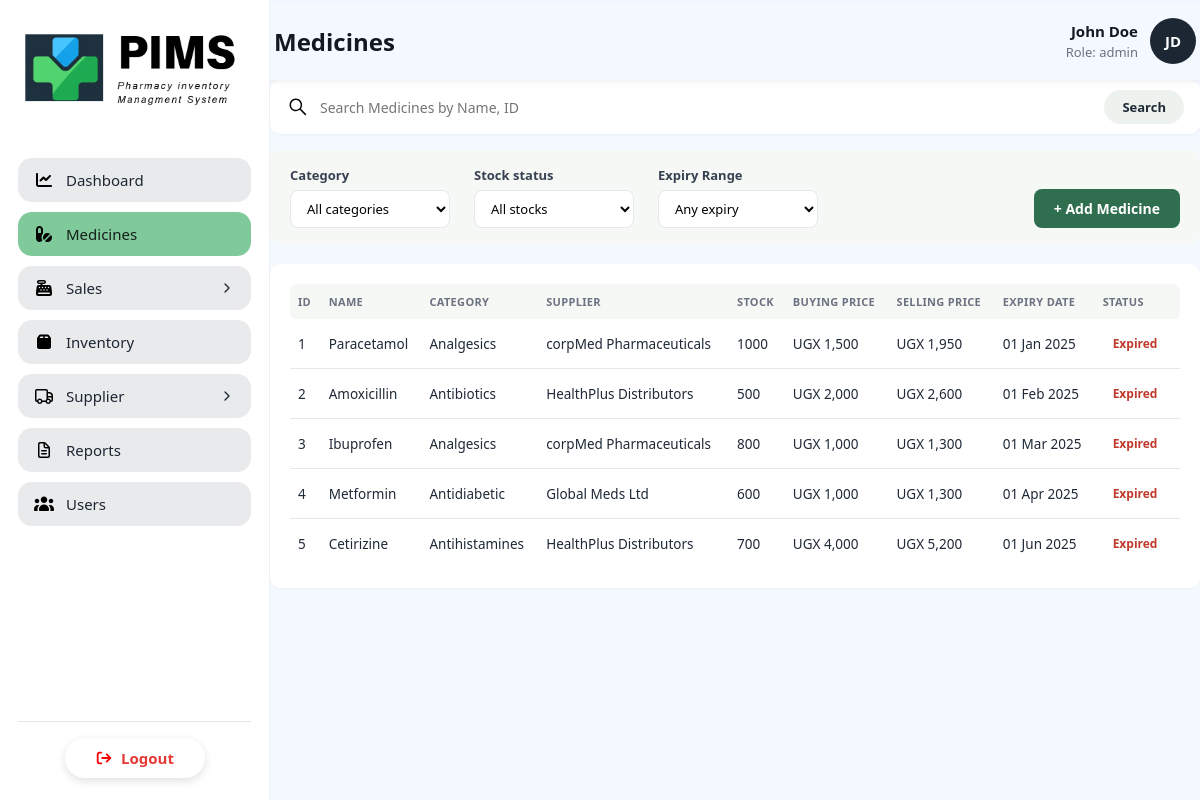
The page /medicines.php (signed in) on the database its author committed.
### tables this page shows
create table medicines(
    medicineId int auto_increment primary key,
    medicineName varchar(100) not null,
    barcode varchar(50) unique,
    categoryId int ,
    supplierId int,
    price decimal(10,2),
    sellingPrice decimal(10,2),
    quantity int,
    manufactureDate date,
    expiryDate date,
    minStock int,
    foreign key (categoryId) references categories(categoryId),
    foreign key (supplierId) references suppliers(supplierId)
);

create table categories(
    categoryId int auto_increment primary key,
    categoryName varchar(100) not null
);

create table suppliers(
    supplierId int auto_increment primary key,
    supplierName varchar(100) not null,
    contactName varchar(100),
    email varchar(100),
    phone varchar(20),
    address text
);

### medicines.php (the view, shortened to what this page needs)
<?php
require_once 'connect.php';
$search      = trim($_GET['q'] ?? '');
$where  = [];
$params = [];
$whereSql = $where ? ('WHERE ' . implode(' AND ', $where)) : '';
$sql = "SELECT m.medicineId, m.medicineName, c.categoryName, s.supplierName, m.quantity, m.minStock, m.price, m.sellingPrice, m.expiryDate
FROM medicines m LEFT JOIN categories c ON c.categoryId = m.categoryId
LEFT JOIN suppliers s  ON s.supplierId  = m.supplierId
    $whereSql
    ORDER BY m.medicineId ASC
";
$stmt = $db->prepare($sql);
$stmt->execute($params);
$medicines = $stmt->fetchAll();
function medicineStatus($row) {
    $expired = strtotime($row['expiryDate']) < strtotime('today');
    if ($expired) {
        return ['label' => 'Expired', 'class' => 'badge-expired'];
    }
    return ['label' => 'OK', 'class' => 'badge-ok'];
}
?>
<!DOCTYPE html>
<html lang="en">
<head>
    <link rel="stylesheet" href="includes/style.css">
    <link rel="stylesheet" href="includes/style_dashboard.css">
    <link rel="stylesheet" href="includes/style_medicines.css">
</head>
<body>
<div class="app-layout">
    <?php include 'includes/sidebar.php'; ?>
    <main class="pims-main">
        <?php include 'includes/header.php'; ?>
        <div class="container">
            <form method="GET" class="med-search-bar">
                <input type="text" name="q" value="<?= htmlspecialchars($search) ?>" placeholder="Search Medicines by Name, ID">
                <button type="submit" class="med-search-btn">Search</button>
            </form>
            <form method="GET" class="med-filters-bar">
                <div class="med-filter-group">
                    <label>Category</label>
                    <select name="category" onchange="this.form.submit()">
                        <option value="">All categories</option>
                    </select>
                </div>
                <div class="med-filter-group">
                    <label>Stock status</label>
                    <select name="stock_status" onchange="this.form.submit()">
                        <option value="">All stocks</option>
                    </select>
                </div>
                <div class="med-filter-group">
                    <label>Expiry Range</label>
                    <select name="expiry_range" onchange="this.form.submit()">
                        <option value="">Any expiry</option>
                    </select>
                </div>
                <a href="add_medicine.php" class="med-add-btn">+ Add Medicine</a>
            </form>
            <div class="panel full-panel">
                <table>
                    <thead>
                        <tr>
                            <th>ID</th>
                            <th>Name</th>
                            <th>Category</th>
                            <th>Supplier</th>
                            <th>Stock</th>
                            <th>Buying Price</th>
                            <th>Selling Price</th>
                            <th>Expiry Date</th>
                            <th>Status</th>
                        </tr>
                    </thead>
                    <tbody>
                        <?php if (empty($medicines)): ?>
                            <tr><td colspan="10" class="empty-row">No medicines match your filters.</td></tr>
                        <?php else: foreach ($medicines as $m): $status = medicineStatus($m); ?>
                            <tr>
                                <td><?= ($m['medicineId']) ?></td>
                                <td><?= htmlspecialchars($m['medicineName']) ?></td>
                                <td><?= htmlspecialchars($m['categoryName'] ?? 'N/A') ?></td>
                                <td><?= htmlspecialchars($m['supplierName'] ?? 'N/A') ?></td>
                                <td><?= (int)$m['quantity'] ?></td>
                                <td>UGX <?= number_format($m['price']) ?></td>
                                <td>UGX <?= number_format($m['sellingPrice']) ?></td>
                                <td><?= date('d M Y', strtotime($m['expiryDate'])) ?></td>
                                <td><span class="badge <?= $status['class'] ?>"><?= $status['label'] ?></span></td>
                            </tr>
                        <?php endforeach; endif; ?>
                    </tbody>
                </table>
            </div>
        </div>
    </main>
</div>
</body>
</html>

### includes/style.css (style rules this page uses)
* { box-sizing: border-box; margin: 0; padding: 0; font-family: 'Segoe UI', Tahoma, Geneva, Verdana, sans-serif; }
html, body { height: 100%; margin: 0; background-color: #f3f9ff; }
.app-layout { display: flex; height: 100vh; }
.pims-main { flex: 1; padding: 24px 30px; overflow-y: auto; }
.pims-main { flex: 1; padding: 24px 30px; min-width: 0; }

### includes/style_dashboard.css (style rules this page uses)
:root { --bg: #eef2ee; --card-bg: #fff; --green: #2f6f4f; --green-light: #e6f2ea; --text-dark: #1f2937; --text-muted: #6b7280; --blue-bg: #e8f0fe; --blue-text: #2b5fb8; }
* { box-sizing: border-box; }
body { margin: 0; background: var(--bg); font-family: -apple-system, BlinkMacSystemFont, "Segoe UI", Roboto, Helvetica, Arial, sans-serif; color: var(--text-dark); }
.app-layout { display: flex; min-height: 100vh; }
.container { max-width: 1200px; margin: 0 auto; }
.panel { background: var(--card-bg); border-radius: 10px; padding: 20px; box-shadow: 0 1px 2px rgba(0, 0, 0, 0.04); }
table { width: 100%; border-collapse: collapse; }
thead th { text-align: left; font-size: 11px; color: var(--text-muted); text-transform: uppercase; letter-spacing: .03em; background: #f6f8f6; padding: 10px 8px; font-weight: 600; }
thead th:first-child { border-radius: 6px 0 0 6px; }
thead th:last-child { border-radius: 0 6px 6px 0; }
tbody td { padding: 12px 8px; font-size: 13.5px; border-bottom: 1px solid #e5e7eb; }
tbody tr:last-child td { border-bottom: none; }
.badge { display: inline-block; padding: 4px 10px; border-radius: 999px; font-size: 12px; font-weight: 600; }
.badge-expired { color: #c0392b; }
.full-panel { margin-bottom: 16px; }

### includes/style_medicines.css (style rules this page uses)
.med-search-bar { display: flex; align-items: center; background: #fff; border-radius: 10px; padding: 10px 16px; gap: 10px; box-shadow: 0 1px 2px rgba(0, 0, 0, 0.04); margin-bottom: 16px; }
.med-search-bar input[type="text"] { flex: 1; border: none; outline: none; font-size: 14px; padding: 6px 0; }
.med-search-btn { background: #eef2ee; border: none; border-radius: 20px; padding: 8px 18px; font-size: 13px; font-weight: 600; color: #1f2937; cursor: pointer; }
.med-filters-bar { display: flex; align-items: flex-end; gap: 24px; background: #f6f8f6; border-radius: 10px; padding: 16px 20px; margin-bottom: 20px; flex-wrap: wrap; }
.med-filter-group { display: flex; flex-direction: column; gap: 6px; }
.med-filter-group label { font-size: 13px; font-weight: 600; color: #374151; }
.med-filter-group select { padding: 8px 12px; border-radius: 8px; border: 1px solid #e5e7eb; background: #fff; font-size: 13px; min-width: 160px; }
.med-add-btn { margin-left: auto; background: #2f6f4f; color: #fff; text-decoration: none; font-weight: 600; font-size: 14px; padding: 10px 20px; border-radius: 8px; white-space: nowrap; }

### includes/header.css (style rules this page uses)
.pims-main { flex: 1; padding: 2px 0; min-width: 0; }

### rows shown on the page
medicines: medicineId "1", medicineName "Paracetamol", categoryId.categoryName "Analgesics", supplierId.supplierName "corpMed Pharmaceuticals", quantity "1000", price "1,500", sellingPrice "1,950", expiryDate "01 Jan 2025", label "Expired"
medicines: medicineId "2", medicineName "Amoxicillin", categoryId.categoryName "Antibiotics", supplierId.supplierName "HealthPlus Distributors", quantity "500", price "2,000", sellingPrice "2,600", expiryDate "01 Feb 2025", label "Expired"
medicines: medicineId "3", medicineName "Ibuprofen", categoryId.categoryName "Analgesics", supplierId.supplierName "corpMed Pharmaceuticals", quantity "800", price "1,000", sellingPrice "1,300", expiryDate "01 Mar 2025", label "Expired"
medicines: medicineId "4", medicineName "Metformin", categoryId.categoryName "Antidiabetic", supplierId.supplierName "Global Meds Ltd", quantity "600", price "1,000", sellingPrice "1,300", expiryDate "01 Apr 2025", label "Expired"
medicines: medicineId "5", medicineName "Cetirizine", categoryId.categoryName "Antihistamines", supplierId.supplierName "HealthPlus Distributors", quantity "700", price "4,000", sellingPrice "5,200", expiryDate "01 Jun 2025", label "Expired"

### other values the page prints
$pageTitle "Medicines"
$userName "John Doe"
$userRole "admin"
$initials "JD"
